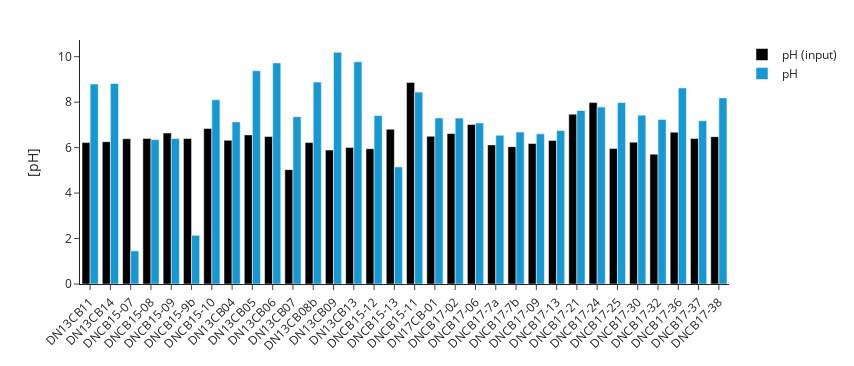

Notebook cell for this chart:
### Markdown cell above
### Comparing unbalanced (input) and balanced speciations

It is possible to compare charge-balanced and non-charge-balanced speciation results. For pH, this can be done easily by comparing pH_(input) to pH, where the latter is has been adjusted for charge balance:

### Code cell
speciation.barplot(["pH_(input)", "pH"], plot_width=7)

### Figure 1 — Plotly figure (JSON) as saved in the notebook; plotly's stock layout.template omitted (floating-point values rounded to 4 significant figures)
{"data": [{"alignmentgroup": "True", "hovertemplate": "%{x} <br> [pH]: %{y}", "legendgroup": "pH (input)", "marker": {"color": "#000000", "pattern": {"shape": ""}}, "name": "pH (input)", "offsetgroup": "pH (input)", "orientation": "v", "showlegend": true, "textposition": "auto", "type": "bar", "x": ["DN13CB11", "DN13CB14", "DNCB15-07", "DNCB15-08", "DNCB15-09", "DNCB15-9b", "DNCB15-10", "DN13CB04", "DN13CB05", "DN13CB06", "DN13CB07", "DN13CB08b", "DN13CB09", "DN13CB13", "DNCB15-12", "DNCB15-13", "DNCB15-11", "DN17CB-01", "DNCB17-02", "DNCB17-06", "DNCB17-7a", "DNCB17-7b", "DNCB17-09", "DNCB17-13", "DNCB17-21", "DNCB17-24", "DNCB17-25", "DNCB17-30", "DNCB17-32", "DNCB17-36", "DNCB17-37", "DNCB17-38"], "xaxis": "x", "y": [6.22, 6.26, 6.39, 6.4, 6.64, 6.4, 6.84, 6.32, 6.56, 6.49, 5.03, 6.22, 5.89, 6.01, 5.95, 6.81, 8.87, 6.5, 6.62, 7.02, 6.12, 6.04, 6.18, 6.31, 7.47, 7.98, 5.96, 6.24, 5.71, 6.68, 6.4, 6.48], "yaxis": "y"}, {"alignmentgroup": "True", "hovertemplate": "%{x} <br> [pH]: %{y}", "legendgroup": "pH", "marker": {"color": "#1699d3", "pattern": {"shape": ""}}, "name": "pH", "offsetgroup": "pH", "orientation": "v", "showlegend": true, "textposition": "auto", "type": "bar", "x": ["DN13CB11", "DN13CB14", "DNCB15-07", "DNCB15-08", "DNCB15-09", "DNCB15-9b", "DNCB15-10", "DN13CB04", "DN13CB05", "DN13CB06", "DN13CB07", "DN13CB08b", "DN13CB09", "DN13CB13", "DNCB15-12", "DNCB15-13", "DNCB15-11", "DN17CB-01", "DNCB17-02", "DNCB17-06", "DNCB17-7a", "DNCB17-7b", "DNCB17-09", "DNCB17-13", "DNCB17-21", "DNCB17-24", "DNCB17-25", "DNCB17-30", "DNCB17-32", "DNCB17-36", "DNCB17-37", "DNCB17-38"], "xaxis": "x", "y": [8.796, 8.823, 1.458, 6.352, 6.401, 2.142, 8.106, 7.131, 9.382, 9.727, 7.362, 8.882, 10.2, 9.777, 7.41, 5.153, 8.442, 7.304, 7.298, 7.089, 6.544, 6.689, 6.606, 6.754, 7.633, 7.785, 7.983, 7.429, 7.241, 8.627, 7.183, 8.188], "yaxis": "y"}], "layout": {"barmode": "group", "height": 366, "legend": {"title": {}, "tracegroupgap": 0}, "margin": {"t": 40}, "title": {"x": 0.5, "xanchor": "center"}, "width": 854, "xaxis": {"anchor": "y", "autorange": true, "domain": [0, 1], "fixedrange": true, "range": [-0.5, 31.5], "tickangle": -45, "title": {}, "type": "category"}, "yaxis": {"anchor": "x", "autorange": true, "domain": [0, 1], "exponentformat": "power", "fixedrange": true, "range": [0, 10.73], "title": {"text": " [pH]"}, "type": "linear"}}}
